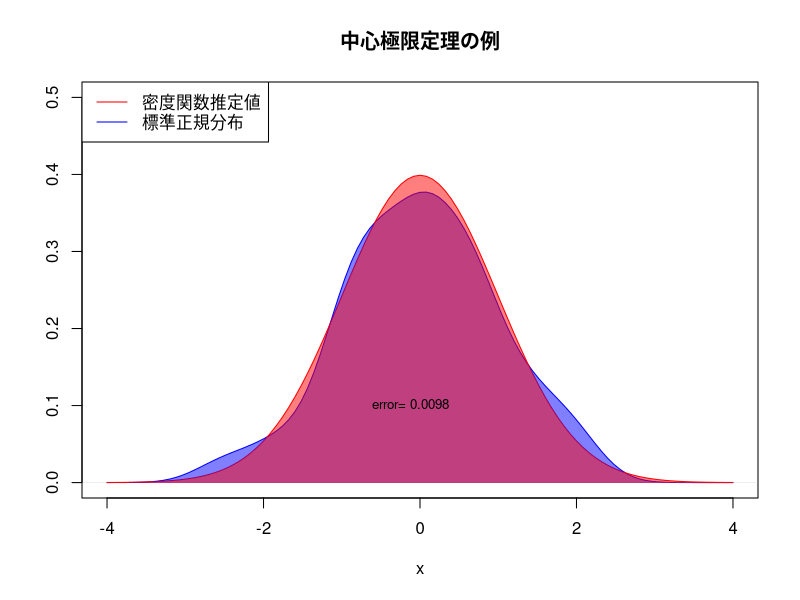

This chart was generated by the following R code:
# 乱数の個数と組数
num_randoms <- 10000
num_groups <- 100

# 0～1の範囲の一様乱数を生成し、組に分ける
randoms <- runif(num_randoms)
grouped_randoms <- matrix(randoms, nrow = num_groups)

# 各組の平均値を計算する
means <- apply(grouped_randoms, 2, mean)

# 平均値を標準化する
st_means <- scale(means)

# 確率密度関数を推定する
de <- density(st_means, n = 101 ,from=-4,to=4)

# プロットする
x <- c(-4,4)
y <- c(0,0.5)

plot(de, xlim = x, ylim = y, col = "blue", main = "中心極限定理の例", xlab = "x", ylab = "")
par(new = TRUE)
plot(dnorm, xlim = x, ylim = y, xlab = "", ylab = "", col = "red", add = TRUE)

x_polygon <- c(de$x, rev(de$x))
y_polygon <- c(de$y, rep(0, length(de$y)))
polygon(x_polygon, y_polygon, col = rgb(0, 0, 1, alpha = 0.5), border = NA, angle = 45)

y_polygon <- c(dnorm(de$x), rep(0, length(de$x)))
polygon(x_polygon, y_polygon, col = rgb(1, 0, 0, alpha = 0.5), border = NA, angle = 45)

labels <- c("密度関数推定値", "標準正規分布")
legend("topleft", legend = labels, col = c("red", "blue"), lty = c(1, 1))


# 誤差を計算して表示する
errors <- abs(de$y-dnorm(de$x))
p_text <- paste("error=",round(mean(errors),4))
text(0.5, 0.1, p_text, col = "black", cex = 0.8, pos = 2)